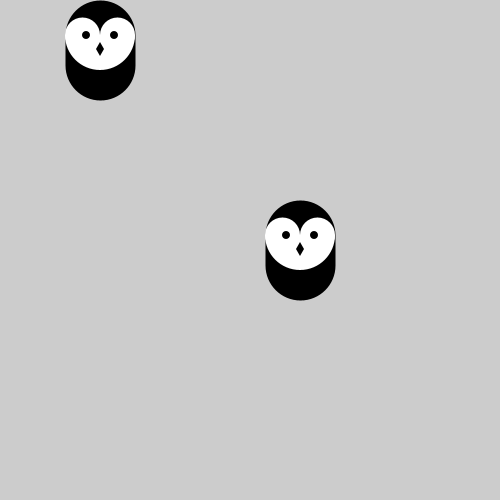
Frame 1 (no input)
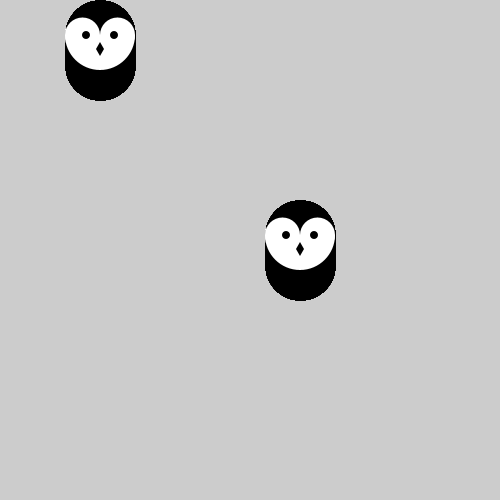
Frame 60 (the mouse pressed at the canvas centre just before this capture)
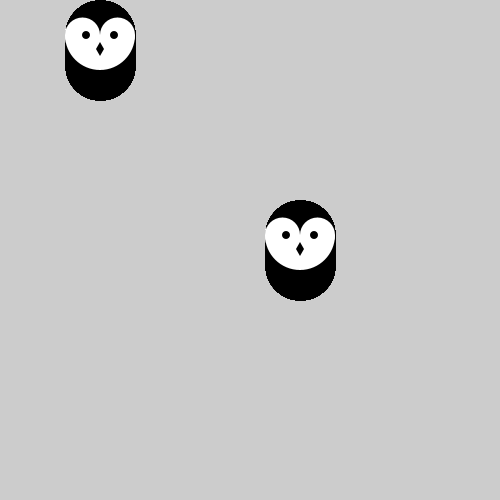
Frame 120 (the mouse held since frame 60 and released just before this capture)

The Processing sketch that drew these frames (run headless with seeded random() and noise(); from frame 60 on, the mouse is pressed at the canvas centre):

// Processing sketch: Penguin_Sketch
// ── Penguin_Sketch.pde
Penguin penguincopy = new Penguin(100,100);
Penguin penguincopy1 = new Penguin(200,200);
Penguin penguincopy2 = new Penguin(400,400);


void setup() {
  background(204);
  size(500, 500);


  smooth();
}

void draw() { 
   penguincopy.make();
   penguincopy1.make();
   penguincopy2.make();

}

class Penguin{
  
 float x=0;
 float y=0;

  Penguin(float sety, float setx){
    y = sety;
    x = setx;
  }  

  void make(){
  translate(x, y);
  stroke(0);
  strokeWeight(70);
  line(0, -35, 0, -65); // Body
  noStroke();
  fill(255);
  ellipse(-17.5, -65, 35, 35);  // Left eye dome
  ellipse(17.5, -65, 35, 35);   // Right eye dome
  arc(0, -65, 70, 70, 0, PI);   // Chin
  fill(0);
  ellipse(-14, -65, 8, 8);  // Left eye
  ellipse(14, -65, 8, 8);   // Right eye
  quad(0, -58, 4, -51, 0, -44, -4, -51); // Beak
  }

}
